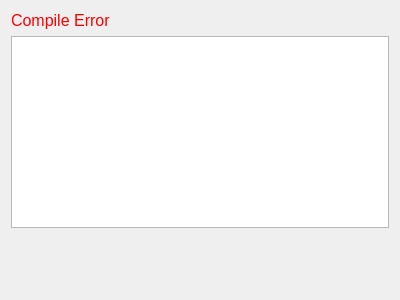
<?xml version="1.0" encoding="UTF-8"?>
<ui version="4.0">
 <class>CompileErrorWidget</class>
 <widget class="QWidget" name="CompileErrorWidget">
  <property name="geometry">
   <rect>
    <x>0</x>
    <y>0</y>
    <width>400</width>
    <height>300</height>
   </rect>
  </property>
  <property name="windowTitle">
   <string>Form</string>
  </property>
  <layout class="QVBoxLayout" name="verticalLayout_2">
   <item>
    <layout class="QVBoxLayout" name="verticalLayout">
     <item>
      <widget class="QLabel" name="label">
       <property name="font">
        <font>
         <pointsize>12</pointsize>
        </font>
       </property>
       <property name="styleSheet">
        <string notr="true">color: red;</string>
       </property>
       <property name="text">
        <string>Compile Error</string>
       </property>
      </widget>
     </item>
     <item>
      <widget class="QTextBrowser" name="CompileError_Message_TextBrowser"/>
     </item>
     <item>
      <spacer name="verticalSpacer">
       <property name="orientation">
        <enum>Qt::Orientation::Vertical</enum>
       </property>
       <property name="sizeHint" stdset="0">
        <size>
         <width>20</width>
         <height>40</height>
        </size>
       </property>
      </spacer>
     </item>
    </layout>
   </item>
  </layout>
 </widget>
 <resources/>
 <connections/>
</ui>
